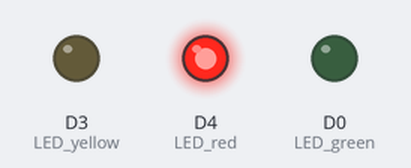
Recording of a program running on a simulated ESP8266 (NodeMCU). Parts: output pins drawn as LEDs (lit = HIGH).

Above: at 0.2 s.
At 1.7 s:
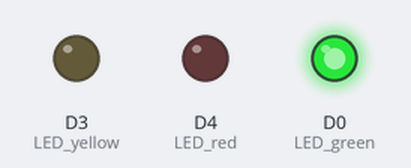
At 4.7 s:
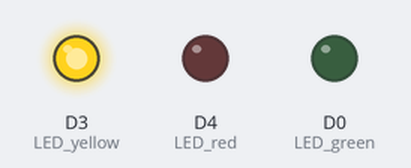
Timing chart, 0 to 5.8 s (numbered marks = the images above):
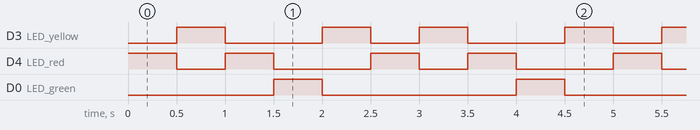

The program:

main.cpp
```cpp
#include <Arduino.h>

int LED_red = D4;
int LED_yellow = D3;
int LED_green = D0;

void setup() {
  // put your setup code here, to run once:
  pinMode(LED_red, OUTPUT);
  pinMode(LED_yellow, OUTPUT);
  pinMode(LED_green, OUTPUT);
}

void loop() {
  // put your main code here, to run repeatedly:
  digitalWrite(LED_red, HIGH);
  delay(500);
  digitalWrite(LED_red, LOW);

  digitalWrite(LED_yellow, HIGH);
  delay(500);
  digitalWrite(LED_yellow, LOW);

  digitalWrite(LED_red, HIGH);
  delay(500);
  digitalWrite(LED_red, LOW);

  digitalWrite(LED_green, HIGH);
  delay(500);
  digitalWrite(LED_green, LOW);

  digitalWrite(LED_yellow, HIGH);
  delay(500);
  digitalWrite(LED_yellow, LOW);
}
```

Measured:
- by itself, D3 (LED_yellow): repeats every 2.5 s: LOW 1.0 s, HIGH 0.50 s, LOW 0.50 s, HIGH 0.50 s
- by itself, D4 (LED_red): repeats every 2.5 s: LOW 0.50 s, HIGH 0.50 s, LOW 1.0 s, HIGH 0.50 s
- by itself, D0 (LED_green): alternates HIGH for 0.50 s and LOW for 2.0 s
